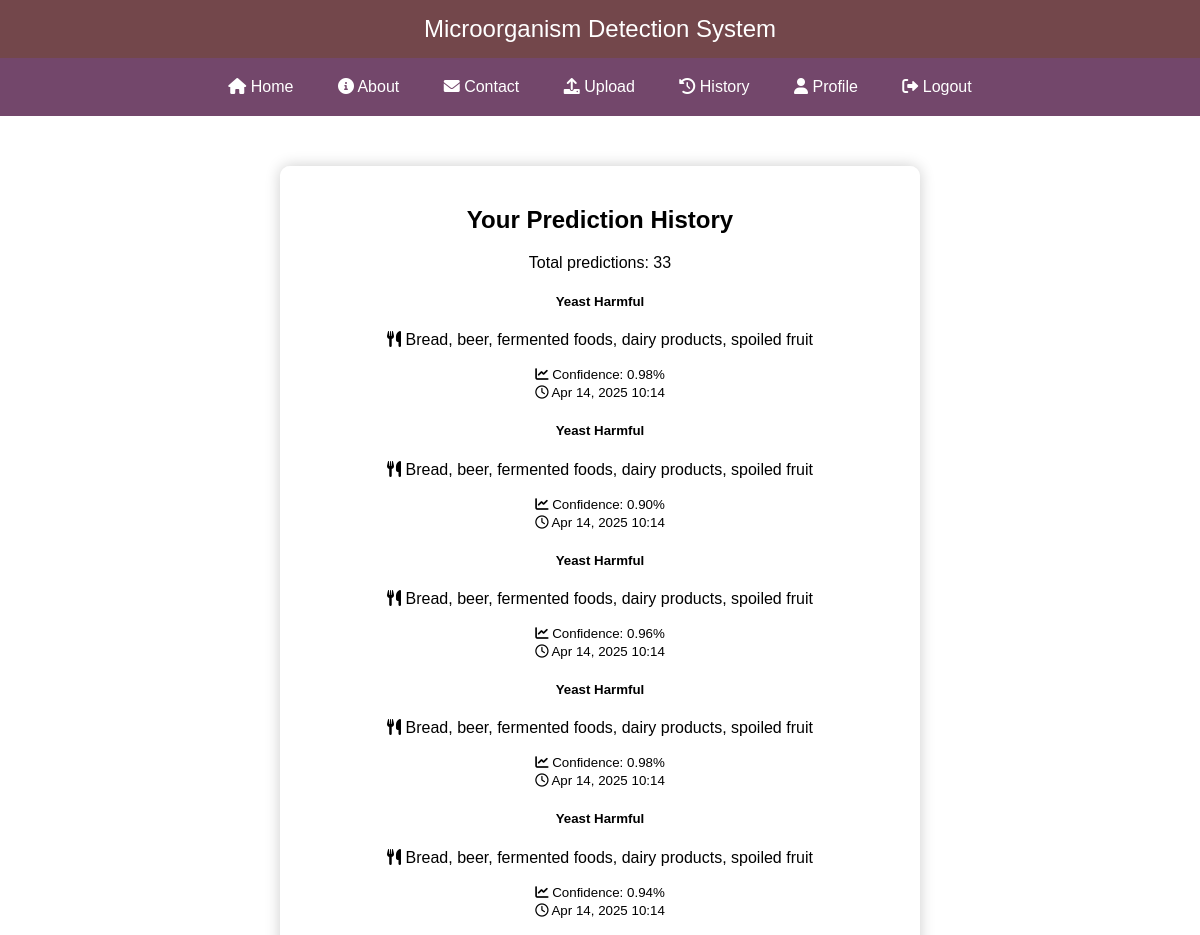
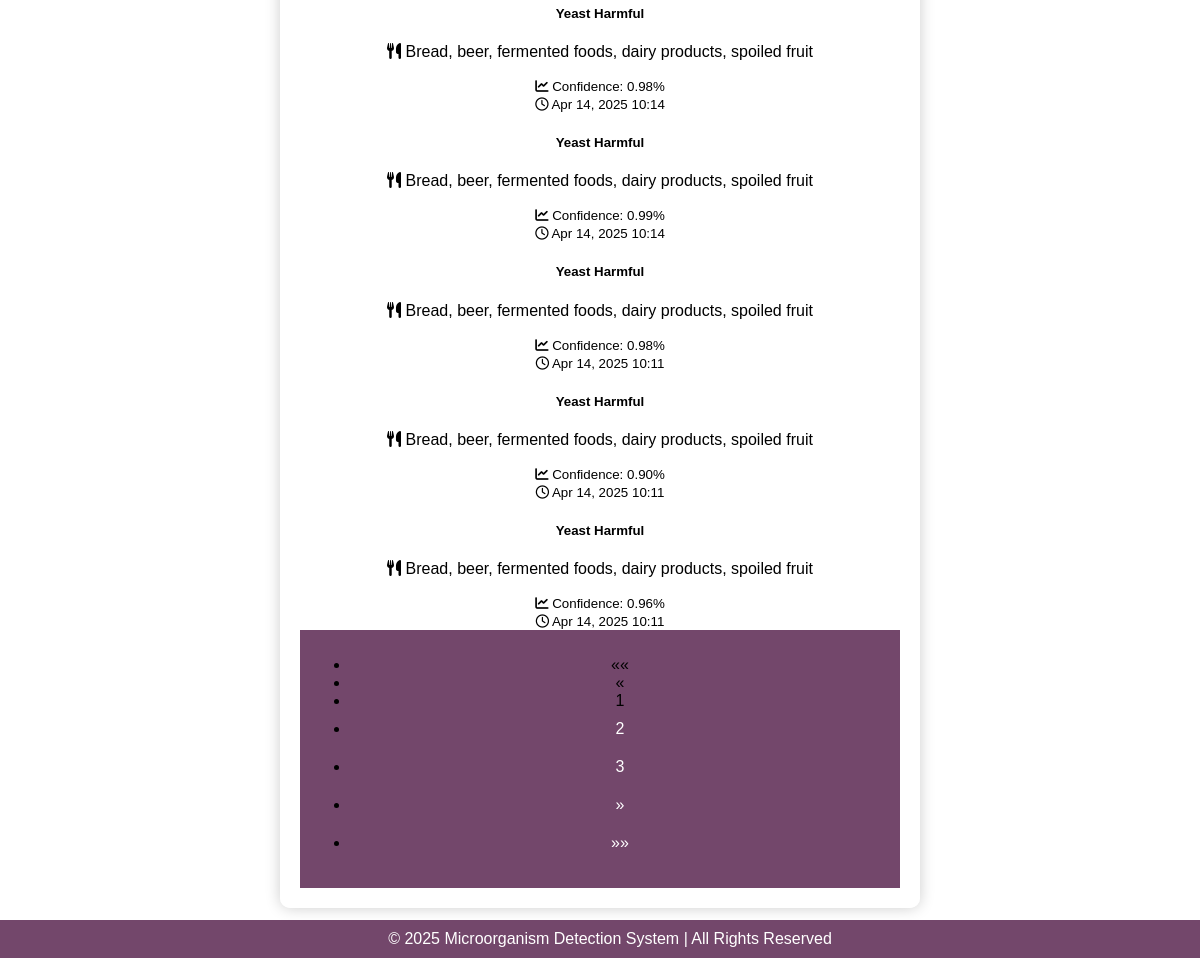
Screenshot of /users/predictions/ (signed in) with the database file from the repository (2 pictures, top to bottom).
### predictions/models.py (models this page shows, shortened)
class Prediction(models.Model):
    user = models.ForeignKey(
        settings.AUTH_USER_MODEL,
        on_delete=models.CASCADE,
        related_name = 'predictions'
    )
    image = models.ImageField(upload_to='predictions/%Y/%m/%d/')
    microorganism = models.CharField(max_length=100)
    harmful = models.BooleanField()
    food_source = models.CharField(max_length=200)
    confidence = models.FloatField(
        validators=[MinValueValidator(0), MaxValueValidator(1)]
    )
    model_version = models.CharField(max_length=50, null=True, blank=True)
    date_created = models.DateTimeField(auto_now_add=True)
    verified_by = models.ForeignKey(
        settings.AUTH_USER_MODEL,
        on_delete=models.SET_NULL,
        null=True,
        blank=True,
        related_name='verified_predictions'
    )
    verification_date = models.DateTimeField(null=True, blank=True)
    verification_notes = models.TextField(blank=True)
    model_version = models.CharField(max_length=50, null=True, blank=True)
    class Meta:
        ordering = ['-date_created']
        indexes = [
            models.Index(fields=['user', 'date_created']),
            models.Index(fields=['microorganism']),
            models.Index(fields=['harmful']),
            models.Index(fields=['confidence']),
            models.Index(fields=['food_source']),
        ]
    def get_status_display(self):
        return "Harmful" if self.harmful else "Safe"

### users/views.py (the view)
# urls.py: path('predictions/', views.user_predictions, name='user_predictions')
@login_required
@login_required
def user_predictions(request):
    predictions = Prediction.objects.filter(user=request.user).select_related('user').order_by('-date_created')
    print(f"Found {predictions.count()} predictions for user {request.user.username}")
    paginator = Paginator(predictions, 10)
    page_number = request.GET.get('page')
    page_obj = paginator.get_page(page_number)
    context = {
        'page_obj': page_obj,
        'prediction_count': predictions.count(),
        'recent_predictions': predictions[:5]  # Add recent predictions for dashboard
    }
    return render(request, 'users/user_predictions.html', context)

### core1/context_processors.py (called while the page is built)
def site_settings(request):
    return {
        'SITE_NAME': 'Food Safety Analyzer',
        'DEBUG': settings.DEBUG,
    }

### predictions/views.py (called while the page is built)
def cleanup_classifier():
    global _classifier_instance
    _classifier_instance = None

@receiver(request_finished)
def clean_up(sender, **kwargs):
    cleanup_classifier()

### templates/users/user_predictions.html (shortened to what this page needs)
{% extends 'base.html' %}
{% block content %}
<div class="container mt-4">
    <h2>Your Prediction History</h2>
    <p class="text-muted">Total predictions: {{ prediction_count }}</p>
    <div class="list-group mt-3">
        {% for prediction in page_obj %}
        <div class="list-group-item list-group-item-action">
            <div class="d-flex justify-content-between align-items-start">
                <div class="me-3">
                    <h5 class="mb-1">
                        {{ prediction.microorganism }}
                        <span class="badge {% if prediction.harmful %}bg-danger{% else %}bg-success{% endif %} ms-2">
                            {{ prediction.get_status_display }}
                        </span>
                    </h5>
                    <p class="mb-1">
                        <i class="fas fa-utensils me-1"></i>
                        {{ prediction.food_source|default:"Unknown food source" }}
                    </p>
                    <small class="text-muted">
                        <i class="fas fa-chart-line me-1"></i>
                        Confidence: {{ prediction.confidence|floatformat:2 }}%
                    </small>
                </div>
                <div class="text-end">
                    <small class="text-muted d-block">
                        <i class="far fa-clock me-1"></i>
                        {{ prediction.date_created|date:"M d, Y H:i" }}
                    </small>
                </div>
            </div>
        </div>
        {% endfor %}
    </div>
    {% if page_obj.paginator.num_pages > 1 %}
        {% include 'includes/pagination.html' %}
    {% endif %}
</div>
{% endblock %}

### templates/base.html (shortened to what this page needs)
{% load static %}
<!DOCTYPE html>
<html lang="en">
<head>
    <link rel="stylesheet" href="{% static 'css/styles.css' %}">
    <link rel="stylesheet" href="https://cdnjs.cloudflare.com/ajax/libs/font-awesome/6.0.0/css/all.min.css">
</head>
<body>
    <header>
        Microorganism Detection System
    </header>
    <nav>
        <a href="{% url 'home' %}"><i class="fas fa-home"></i> Home</a>
        <a href="{% url 'about' %}"><i class="fas fa-info-circle"></i> About</a>
        <a href="{% url 'contact' %}"><i class="fas fa-envelope"></i> Contact</a>
        {% if user.is_authenticated %}
            <a href="{% url 'predictions:upload_images' %}"><i class="fas fa-upload"></i> Upload</a>
            <a href="{% url 'predictions:prediction_history' %}"><i class="fas fa-history"></i> History</a>
            <a href="{% url 'users:profile' %}"><i class="fas fa-user"></i> Profile</a>
            <a href="{% url 'users:logout' %}"><i class="fas fa-sign-out-alt"></i> Logout</a>
        {% else %}
            <a href="{% url 'users:login' %}"><i class="fas fa-sign-in-alt"></i> Login</a>
            <a href="{% url 'users:register' %}"><i class="fas fa-user-plus"></i> Register</a>
        {% endif %}
    </nav>
    <main>
        {% block content %}{% endblock %}
    </main>
    <footer>
        &copy; {% now "Y" %} Microorganism Detection System | All Rights Reserved
    </footer>
</body>
</html>

### templates/includes/pagination.html (shortened to what this page needs)
<nav aria-label="Page navigation">
    <ul class="pagination justify-content-center mt-4">
        {% if page_obj.has_previous %}
            <li class="page-item">
                <a class="page-link" href="?page=1" aria-label="First">
                    <span aria-hidden="true">&laquo;&laquo;</span>
                </a>
            </li>
            <li class="page-item">
                <a class="page-link" href="?page={{ page_obj.previous_page_number }}" aria-label="Previous">
                    <span aria-hidden="true">&laquo;</span>
                </a>
            </li>
        {% else %}
            <li class="page-item disabled">
                <span class="page-link">&laquo;&laquo;</span>
            </li>
            <li class="page-item disabled">
                <span class="page-link">&laquo;</span>
            </li>
        {% endif %}
        {% for num in page_obj.paginator.page_range %}
            {% if page_obj.number == num %}
                <li class="page-item active">
                    <span class="page-link">{{ num }}</span>
                </li>
            {% elif num > page_obj.number|add:'-3' and num < page_obj.number|add:'3' %}
                <li class="page-item">
                    <a class="page-link" href="?page={{ num }}">{{ num }}</a>
                </li>
            {% endif %}
        {% endfor %}
        {% if page_obj.has_next %}
            <li class="page-item">
                <a class="page-link" href="?page={{ page_obj.next_page_number }}" aria-label="Next">
                    <span aria-hidden="true">&raquo;</span>
                </a>
            </li>
            <li class="page-item">
                <a class="page-link" href="?page={{ page_obj.paginator.num_pages }}" aria-label="Last">
                    <span aria-hidden="true">&raquo;&raquo;</span>
                </a>
            </li>
        {% endif %}
    </ul>
</nav>

### rows the page displays
Prediction: microorganism "Yeast", status "Harmful", food_source "Bread, beer, fermented foods, dairy products, spoiled fruit", confidence "0.98", date_created "Apr 14, 2025 10:14"
Prediction: microorganism "Yeast", status "Harmful", food_source "Bread, beer, fermented foods, dairy products, spoiled fruit", confidence "0.90", date_created "Apr 14, 2025 10:14"
Prediction: microorganism "Yeast", status "Harmful", food_source "Bread, beer, fermented foods, dairy products, spoiled fruit", confidence "0.96", date_created "Apr 14, 2025 10:14"
Prediction: microorganism "Yeast", status "Harmful", food_source "Bread, beer, fermented foods, dairy products, spoiled fruit", confidence "0.98", date_created "Apr 14, 2025 10:14"
Prediction: microorganism "Yeast", status "Harmful", food_source "Bread, beer, fermented foods, dairy products, spoiled fruit", confidence "0.94", date_created "Apr 14, 2025 10:14"
Prediction: microorganism "Yeast", status "Harmful", food_source "Bread, beer, fermented foods, dairy products, spoiled fruit", confidence "0.98", date_created "Apr 14, 2025 10:14"
Prediction: microorganism "Yeast", status "Harmful", food_source "Bread, beer, fermented foods, dairy products, spoiled fruit", confidence "0.99", date_created "Apr 14, 2025 10:14"
Prediction: microorganism "Yeast", status "Harmful", food_source "Bread, beer, fermented foods, dairy products, spoiled fruit", confidence "0.98", date_created "Apr 14, 2025 10:11"
Prediction: microorganism "Yeast", status "Harmful", food_source "Bread, beer, fermented foods, dairy products, spoiled fruit", confidence "0.90", date_created "Apr 14, 2025 10:11"
Prediction: microorganism "Yeast", status "Harmful", food_source "Bread, beer, fermented foods, dairy products, spoiled fruit", confidence "0.96", date_created "Apr 14, 2025 10:11"

### other values shown
{{ prediction_count }} "33"
{{ num }} "1"
{{ num }} "2" "3"
